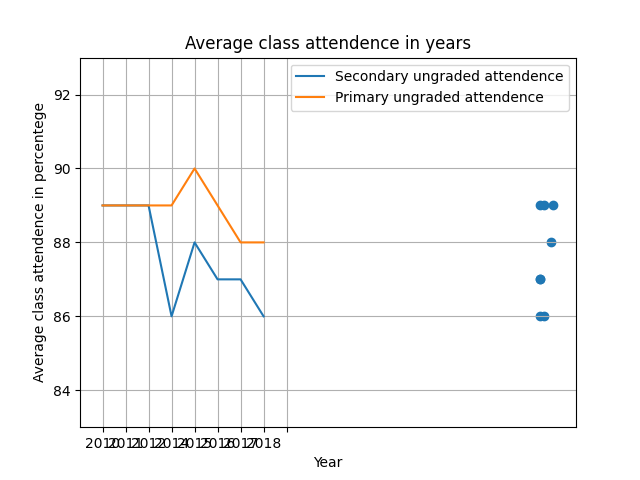

Write Python code to recreate this figure.

import pandas as pd
import argparse
import matplotlib.pyplot as plt
import numpy as np


df = pd.read_csv('dv292-govschoolsclasssizesecondary2001-2019.csv',encoding = 'ISO-8859-1')
df10 = pd.read_csv('dv18-2010studentattendancerates.csv',encoding = 'ISO-8859-1')
df11 = pd.read_csv('dv19-2011studentattendancerates.csv',encoding = 'ISO-8859-1')
df12 = pd.read_csv('38-dv2012attendancerates.csv',encoding = 'ISO-8859-1')
df14 = pd.read_csv('dv174-govschstudentattendrates2014.csv',encoding = 'ISO-8859-1')
df15 = pd.read_csv('dv213-govstudentatttendancerates2015.csv',encoding = 'ISO-8859-1')
df16 = pd.read_csv('dv262-govschoolsstudentattendancerates16.csv',encoding = 'ISO-8859-1')
df17 = pd.read_csv('dv263-govschoolsstudentattendancerates2017.csv',encoding = 'ISO-8859-1')
df18 = pd.read_csv('dv278-govstudentatttendancerates2018.csv',encoding = 'ISO-8859-1')

secondary = {'2010':df['2010'][0],'2011':df['2011'][0], '2012':df['2012'][0], '2014':df['2014'][0], '2015':df['2015'][0], '2016':df['2016'][0], '2017':df['2017'][0], '2018':df['2018'][0]}
primary = {'2010':df['2010'][1],'2011':df['2011'][1], '2012':df['2012'][1], '2014':df['2014'][1], '2015':df['2015'][1], '2016':df['2016'][1], '2017':df['2017'][1], '2018':df['2018'][1]}

# in dataset for 2016-2018, the form of data have '%' in the end we need to strip them
data16s = df16['Ungraded secondary'][5].strip("%")
data17s = df17['Ungraded secondary'][5].strip("%")
data18s = df18['Ungraded secondary'][5].strip("%")

data16p = df16['Ungraded primary'][5].strip("%")
data17p = df17['Ungraded primary'][5].strip("%")
data18p = df18['Ungraded primary'][5].strip("%")

atdcesec = {'2010':int(df10['Secondary ungraded'][5]), '2011':int(df11['Secondary ungraded'][5]), '2012':int(df12['Secondary ungraded'][5]), '2014':int(df14['Secondary ungraded'][5]), '2015':int(df15['Secondary ungraded'][5]), '2016':int(data16s), '2017':int(data17s), '2018':int(data18s)}

atdcepri = {'2010':int(df10['Primary ungraded'][5]), '2011':int(df11['Primary ungraded'][5]), '2012':int(df12['Primary ungraded'][5]), '2014':int(df14['Primary ungraded'][5]), '2015':int(df15['Primary ungraded'][5]), '2016':int(data16p), '2017':int(data17p), '2018':int(data18p)}


ssecodary = pd.Series(secondary)
sprimary = pd.Series(primary)
satdcesec = pd.Series(atdcesec)
satdcepri = pd.Series(atdcepri)

df1 = pd.DataFrame({'Secondary':ssecodary, 'Primary':sprimary})
df2 = pd.DataFrame({'Secondary ungraded attendence':satdcesec, 'Primary ungraded attendence':satdcepri})

#normalise data
df1['Secondary'] = df1['Secondary'] / df1['Secondary'].max()
df2['Secondary ungraded attendence'] = df2['Secondary ungraded attendence'] / df2['Secondary ungraded attendence'].max()

#secondary school attendance vs classsize
plt.scatter(df1['Secondary'], df2['Secondary ungraded attendence'])
plt.savefig("classsize_vs_attendance.png")

df1.plot()
plt.ylabel("Average classsize")
plt.xlabel("Year")
plt.grid(True)
plt.title("Average classsize change in years")
plt.ylim(15,25)
plt.legend()

plt.savefig("classsize.png")
plt.show()


df2.plot()
plt.ylabel("Average class attendence in percentege")
plt.xlabel("Year")
plt.grid(True)
plt.title("Average class attendence in years")
plt.ylim(83,93)
plt.legend()

plt.savefig("attendence.png")
plt.show()


#compute sample means correlation

x_bar = 0
for i in satdcesec:
    x_bar += i
x_bar = x_bar / satdcesec.size

y_bar = 0
for i in ssecodary:
    y_bar += i
y_bar = y_bar / ssecodary.size

pearson_correlation = 0
x_var = 0
y_var = 0

for i in (0,ssecodary.size-1):
    pearson_correlation += ((satdcesec[i]-x_bar)* (ssecodary[i]-y_bar))
    x_var += (satdcesec[i]-x_bar)**2
    y_var += (ssecodary[i]-y_bar)**2

pearson_correlation = pearson_correlation / (x_var*y_var)**0.5

print(pearson_correlation)
